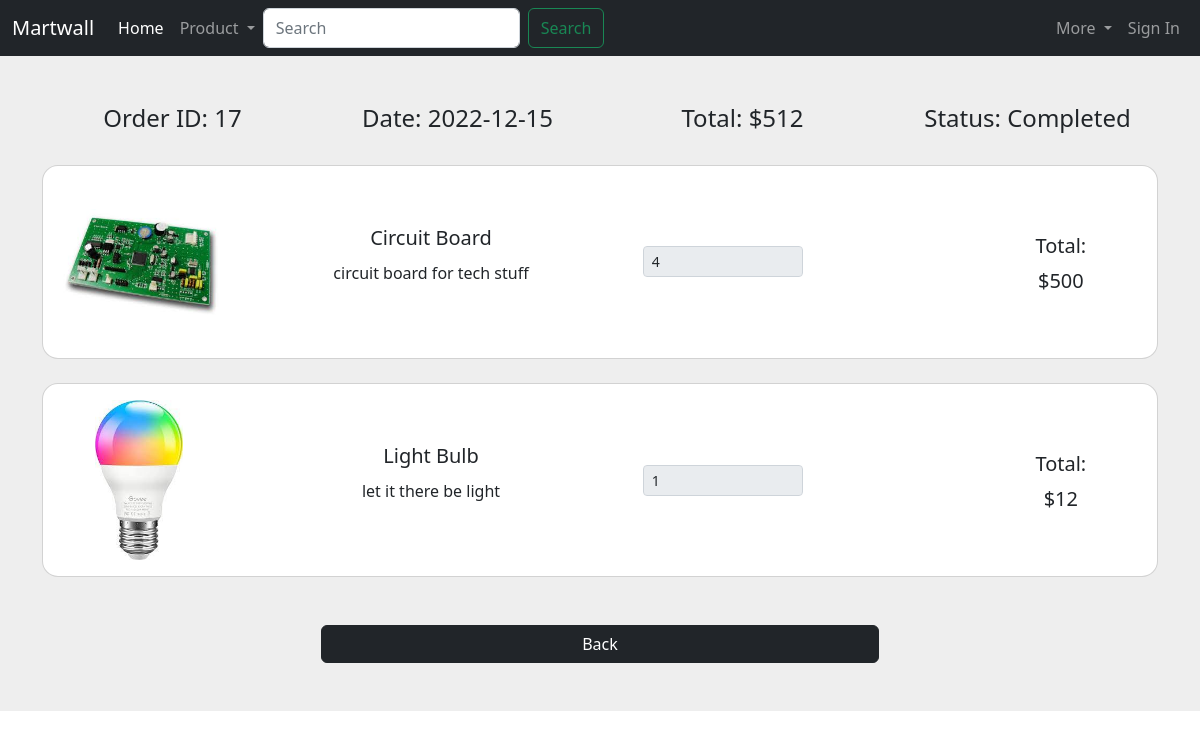
Screenshot of /Admin/orderDetails/17 (signed in) with the database file from the repository.
### tables this page shows
CREATE TABLE `order_table` (
  `order_id` int(5) NOT NULL,
  `user_id` int(5) NOT NULL,
  `total` double(8,2) NOT NULL,
  `date` date NOT NULL,
  `status` varchar(25) NOT NULL,
  `address` varchar(250) NOT NULL
);

CREATE TABLE `order_item` (
  `order_item_id` int(8) NOT NULL,
  `order_id` int(5) NOT NULL,
  `product_id` int(5) NOT NULL,
  `unit_price` double(8,2) NOT NULL,
  `qty` int(5) NOT NULL
);

CREATE TABLE `product` (
  `product_id` int(5) NOT NULL,
  `product_name` varchar(20) NOT NULL,
  `price` double(8,2) NOT NULL,
  `description` text NOT NULL,
  `is_featured` tinyint(1) NOT NULL,
  `category_id` int(5) NOT NULL,
  `product_image` varchar(50) NOT NULL
);

### app/core/Controller.php (called while the page is built, shortened)
<?php
class Controller{
	public function view($name, $data = []){
		include('app/views/' . $name . '.php');
	}
}

### app/controllers/Admin.php (called while the page is built, shortened)
<?php
class Admin extends \app\core\Controller{
	#[\app\filters\Admin]
	public function orderDetails($order_id) {
		$order = new \app\models\Order();
		$order = $order->getByID($order_id);
		$this->view('Admin/orderDetails', $order);
	}
}

### app/core/App.php (called while the page is built, shortened)
<?php
class App{
	private $method = 'index';
	public function __construct(){
		$url = self::parseUrl();
		if(isset($url[0])){
			unset($url[0]);
		}
		$this->controller = new $this->controller;
		if(isset($url[1])){
			if(method_exists($this->controller, $url[1])){
				$this->method = $url[1];
			}
			unset($url[1]);
		}
		$params = $url ? array_values($url) : [];
		call_user_func_array([$this->controller, $this->method], $params);
	}
	public static function parseUrl(){
		if(isset($_GET['url'])) {
			return explode('/',
				filter_var(
					rtrim($_GET['url'], '/')),
				FILTER_SANITIZE_URL);
		}
	}
}

### index.php (called while the page is built, shortened)
<?php
	new app\core\App();

### app/models/Order.php (called while the page is built, shortened)
<?php
class Order extends \app\core\Model {
    public function getByID($order_id) {
        $SQL = "SELECT * FROM order_table WHERE order_id=:order_id";
        $STMT = self::$_connection->prepare($SQL);
        $STMT->execute(['order_id'=>$order_id]);
        $STMT->setFetchMode(\PDO::FETCH_CLASS, 'app\models\Order');
        return $STMT->fetch();
    }
}

### app/core/Model.php (called while the page is built, shortened)
<?php
class Model {
	public function __construct(){
		$server = 'localhost';
		$dbname = 'ecom_project';
		$username = 'root';
		$password = '';
	}
}

### app/models/Order_Item.php (called while the page is built, shortened)
<?php
class Order_Item extends \app\core\Model {
    public function getAllByOrderID($order_id) {
        $SQL = "SELECT * FROM order_item WHERE order_id=:order_id";
        $STMT = self::$_connection->prepare($SQL);
        $STMT->execute(['order_id'=>$order_id]);
        $STMT->setFetchMode(\PDO::FETCH_CLASS, 'app\models\Order_Item');
        return $STMT->fetchAll();
    }
}

### app/models/Product.php (called while the page is built, shortened)
<?php
class Product extends \app\core\Model {
  public function getProductbyId($product_id){
		$SQL = "SELECT * FROM product WHERE product_id=:product_id";
		$STMT = self::$_connection->prepare($SQL);
		$STMT->execute(['product_id'=>$product_id]);
		$STMT->setFetchMode(\PDO::FETCH_CLASS, 'app\models\Product');
		return $STMT->fetch();
	}
}

### app/views/Admin/orderDetails.php (the view, shortened to what this page needs)
<!DOCTYPE html>
<html lang="en">
    <head>
        <link href="https://cdn.jsdelivr.net/npm/bootstrap@5.2.3/dist/css/bootstrap.min.css" rel="stylesheet">
    </head>
    <body>
        <?php include 'app\views\includes\userHeader.php'; ?>
        <section class="container-fluid " style="background-color: #eee;">
            <div class="container py-5">
                <div class="row mb-4 text-center">
                    <div class="col">
                        <h4>Order ID: <?=$data->order_id?></h4>
                    </div>
                    <div class="col">
                        <h4>Date: <?=$data->date?></h4>
                    </div>
                    <div class="col">
                        <h4>Total: $<?=$data->total?></h4>
                    </div>
                    <div class="col">
                        <h4>Status: <?=$data->status?></h4>
                    </div>
                </div>
                <div class="row mb-4">
                    <div class="col">
                        <?php
                            $order_item = new \app\models\Order_Item();
                            $order_items = $order_item->getAllByOrderID($data->order_id);
                            foreach ($order_items as $item) {
                                $product = new \app\models\Product();
                                $product = $product->getProductbyId($item->product_id);
                        ?>
                        <div class="card rounded-4 text-center mb-4">
                            <div class="card-body">
                                <div class="row d-flex justify-content-between align-items-center">
                                    <div class="col-md-2 col-lg-2 col-xl-2">
                                        <img style="width:100%; aspect-ratio:1/1; object-fit:contain;" src="/images/<?=$product->product_image?>" class="img-fluid rounded-3" alt="Cotton T-shirt">
                                    </div>
                                    <div class="col-md-3 col-lg-3 col-xl-3">
                                        <p class="lead fw-normal mb-2"><?=$product->product_name?></p>
                                        <p style="overflow: hidden; max-width: 100ch;"><?=$product->description?></p>
                                    </div>
                                    <div class="col-md-3 col-lg-3 col-xl-2 d-flex">
                                        <input id="form1" change="updateCart(<?=$item->cart_item_id?>)"min="0" id="quantity" name="quantity" value="<?=$item->qty?>" type="number" class="form-control form-control-sm" disabled/>
                                    </div>
                                    <div class="col-md-3 col-lg-2 col-xl-2 offset-lg-1">
                                        <p class="lead fw-normal mb-2">Total:</p>
                                        <h5 class="mb-0">$<?=$item->unit_price*$item->qty?></h5>
                                    </div>
                                </div>
                            </div>
                        </div>
                        <?php } ?>
                    </div>
                </div>
                <div class="row text-center">
                    <div class="col">
                        <a class="btn btn-dark w-50"href="/Admin/viewOrders">Back</a>
                    </div>
                </div>
            </div>
        </section>
    </body>
</html>

### rows the page displays
order_table: order_id "17", date "2022-12-15", total "512", status "Completed"
order_item: product.product_image (picture), product.product_name "Circuit Board", product.description "circuit board for tech stuff", quantity "4", $item->unit_price*$item->qty "500"
order_item: product.product_image (picture), product.product_name "Light Bulb", product.description "let it there be light", quantity "1", $item->unit_price*$item->qty "12"
